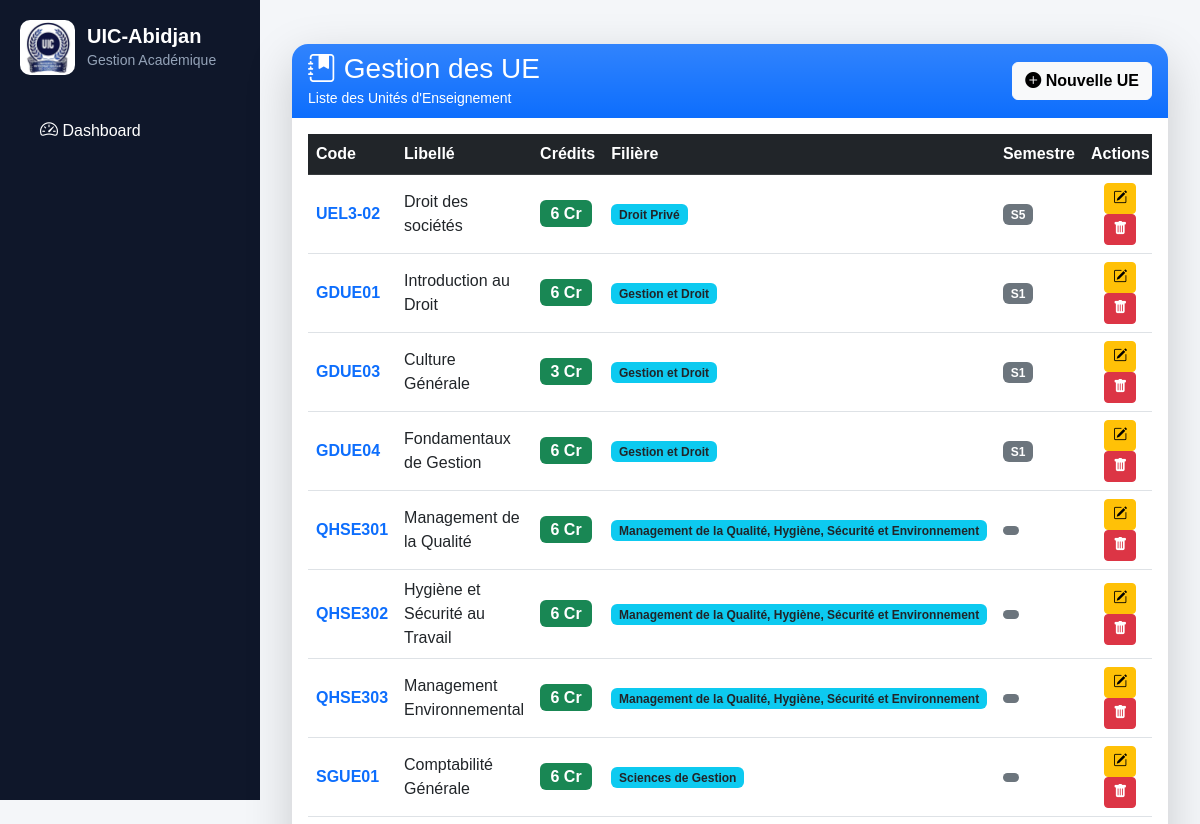
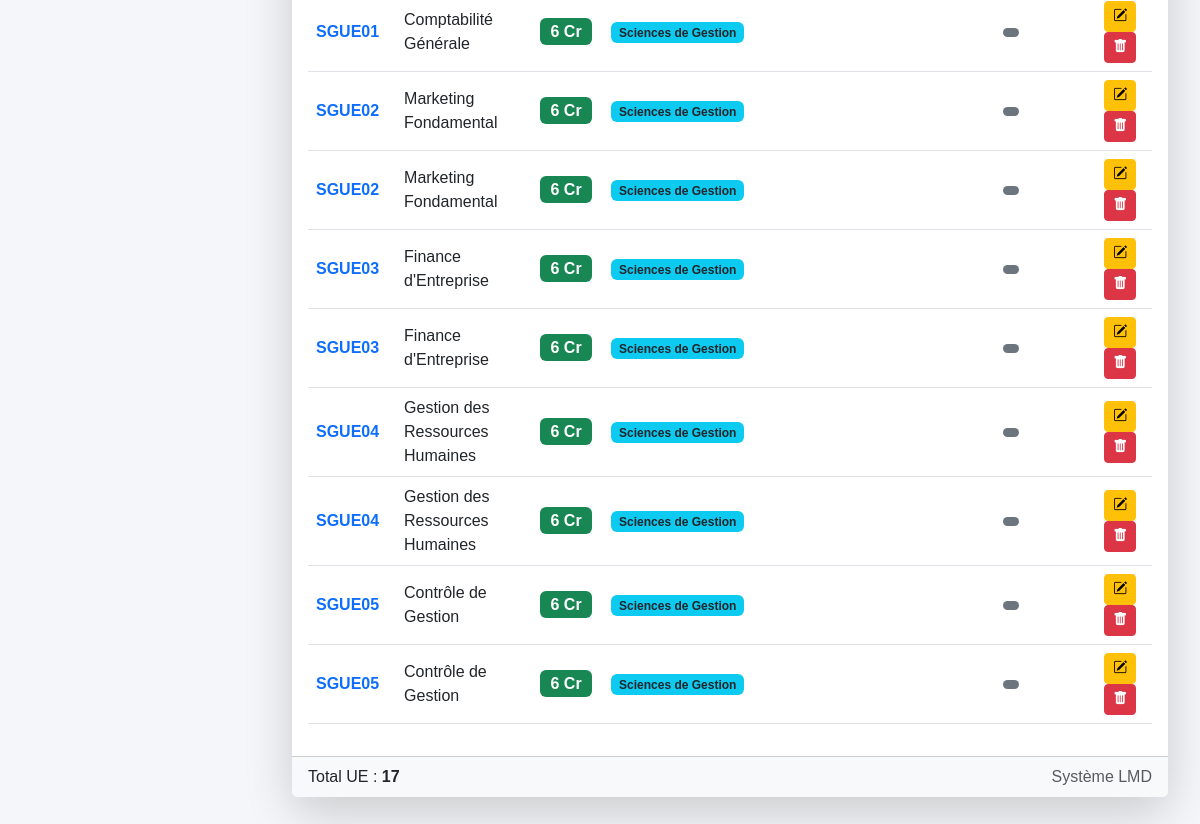
Before: /lmd/ue/ with the older database file (2 pictures, top to bottom).
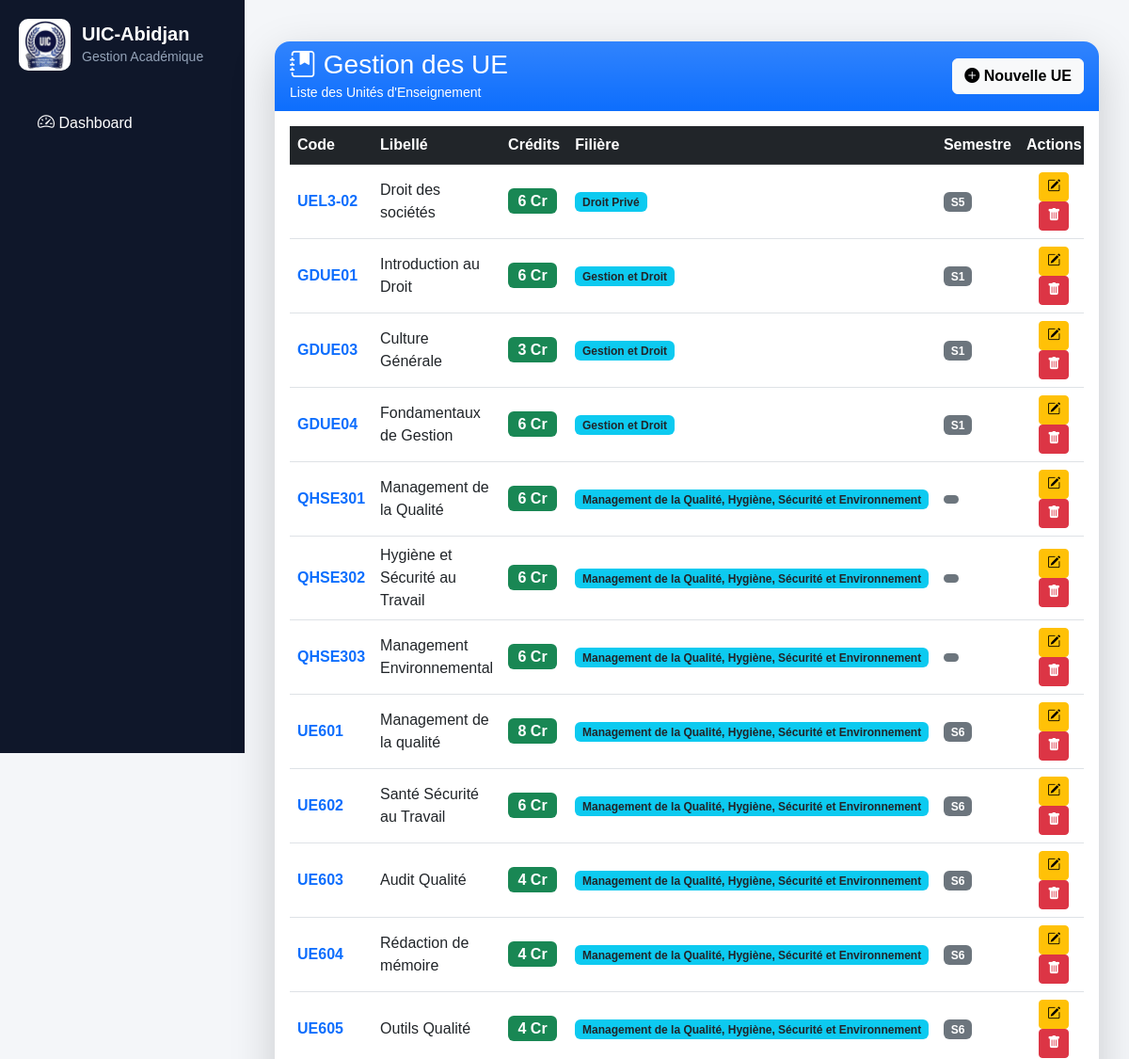
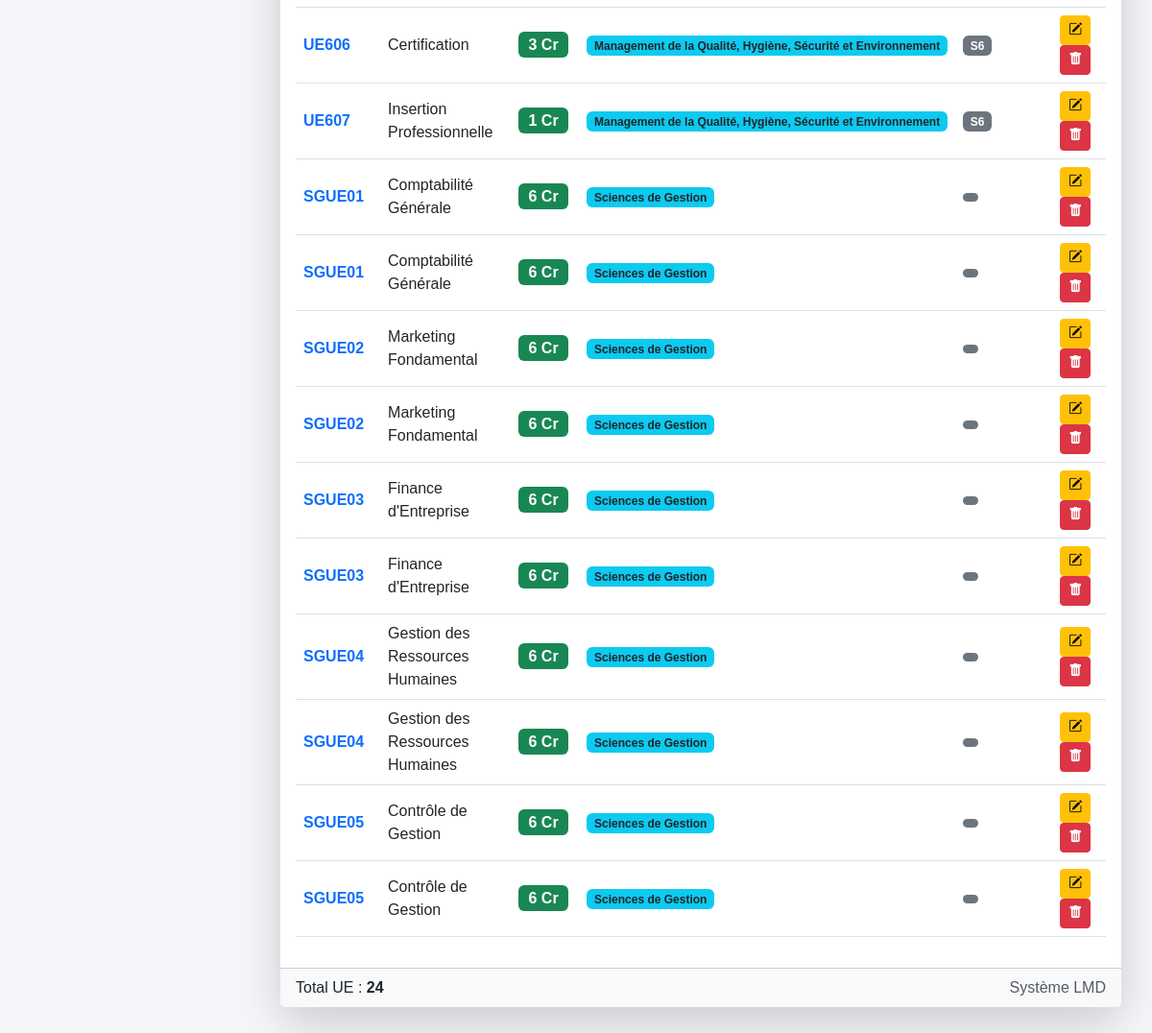
After: the same page with the newer database file (2 pictures, top to bottom).
### lmd/models.py (models this page shows, shortened)
class UE(models.Model):
    code = models.CharField(max_length=20)
    libelle = models.CharField(max_length=200)
    credit = models.IntegerField()
    filiere = models.ForeignKey(
    "FiliereLMD",
    null=True,
    blank=True,
    on_delete=models.PROTECT,
    )
    grande_unite = models.ForeignKey(
    "GrandeUnite",
    on_delete=models.PROTECT,
    related_name="ues",
    null=True,
    blank=True
    )
    semestre = models.CharField(max_length=5)

class FiliereLMD(models.Model):
    NIVEAUX = [
        ("L1-L2", "Licence Fondamentale"),
        ("L3", "Licence Professionnelle"),
        ("M1-M2", "Master"),
    ]
    code = models.CharField(
        max_length=20,
        unique=True
    )
    libelle = models.CharField(
        max_length=100
    )
    niveau_formation = models.CharField(
        max_length=10,
        choices=NIVEAUX,
        default="L1-L2"
    )

### lmd/views.py (the view)
# urls.py: path('ue/', views.ue_list, name='ue_list'),
def ue_list(request):
    ues = UE.objects.select_related(
        "filiere"
    ).order_by(
        "filiere__libelle",
        "semestre",
        "code"
    )
    return render(
        request,
        "lmd/ue/list.html",
        {
            "ues": ues
        }
    )

### lmd/templates/lmd/ue/list.html (shortened to what this page needs)
{% extends "base.html" %}
{% block content %}
<div class="container-fluid py-4">
    <div class="card border-0 shadow-lg rounded-4">
        <div class="card-header border-0 rounded-top-4 bg-primary bg-gradient text-white">
            <div class="d-flex justify-content-between align-items-center">
                <div>
                    <h3 class="mb-0">
                        <i class="bi bi-journal-bookmark-fill"></i>
                        Gestion des UE
                    </h3>
                    <small>Liste des Unités d'Enseignement</small>
                </div>
                <a href="{% url 'ue_add' %}"
                   class="btn btn-light fw-bold">
                    <i class="bi bi-plus-circle-fill"></i>
                    Nouvelle UE
                </a>
            </div>
        </div>
        <div class="card-body">
            <div class="table-responsive">
                <table class="table table-hover align-middle">
                    <thead class="table-dark">
                        <tr>
                            <th>Code</th>
                            <th>Libellé</th>
                            <th>Crédits</th>
                            <th>Filière</th>
                            <th>Semestre</th>
                            <th class="text-center">Actions</th>
                        </tr>
                    </thead>
                    <tbody>
                        {% for ue in ues %}
                        <tr>
                            <td>
                                <span class="fw-bold text-primary">
                                    {{ ue.code }}
                                </span>
                            </td>
                            <td>
                                {{ ue.libelle }}
                            </td>
                            <td>
                                <span class="badge bg-success fs-6">
                                    {{ ue.credit }} Cr
                                </span>
                            </td>
                            <td>
                                <span class="badge bg-info text-dark">
                                    {{ ue.filiere.libelle }}
                                </span>
                            </td>
                            <td>
                                <span class="badge bg-secondary">
                                    {{ ue.semestre }}
                                </span>
                            </td>
                            <td class="text-center">
                                <a href="{% url 'ue_edit' ue.id %}"
                                   class="btn btn-warning btn-sm">
                                    <i class="bi bi-pencil-square"></i>
                                </a>
                                <a href="{% url 'ue_delete' ue.id %}"
                                   class="btn btn-danger btn-sm">
                                    <i class="bi bi-trash-fill"></i>
                                </a>
                            </td>
                        </tr>
                        {% endfor %}
                    </tbody>
                </table>
            </div>
        </div>
        <div class="card-footer bg-light">
            <div class="d-flex justify-content-between">
                <span>
                    Total UE :
                    <strong>{{ ues|length }}</strong>
                </span>
                <span class="text-muted">
                    Système LMD
                </span>
            </div>
        </div>
    </div>
</div>
{% endblock %}

### core/templates/base.html (shortened to what this page needs)
<!DOCTYPE html>
<html lang="fr">
<head>
    <link href="https://cdn.jsdelivr.net/npm/bootstrap@5.3.0/dist/css/bootstrap.min.css" rel="stylesheet">
    <link rel="stylesheet" href="https://cdn.jsdelivr.net/npm/bootstrap-icons@1.11.3/font/bootstrap-icons.min.css">
    <link href="https://cdn.jsdelivr.net/npm/bootstrap-icons@1.11.3/font/bootstrap-icons.css" rel="stylesheet">
</head>
<body>
    {% include "sidebar.html" %}
    <div class="main-content">
        {% block content %}
        {% endblock %}
    </div>
</body>
</html>

### core/templates/sidebar.html (shortened to what this page needs)
{% load static %}
<div class="sidebar">
    <div class="sidebar-brand">
        <img src="{% static 'logo.jpeg' %}" class="logo-sidebar" alt="UIC">
        <div>
            <h5>UIC-Abidjan</h5>
            <small>Gestion Académique</small>
        </div>
    </div>
    <a href="{% url 'dashboard' %}" class="menu-link">
        <i class="bi bi-speedometer2"></i>
        Dashboard
    </a>
</div>

### core/templates/base.html (style rules this page uses)
body { margin: 0; font-family: Arial, sans-serif; background: #f4f6f9; }
.sidebar { width: 260px; height: 100vh; position: fixed; top: 0; left: 0; background: #1e293b; color: white; overflow-y: auto; }
.sidebar a { display: block; padding: 12px 20px; color: white; text-decoration: none; transition: 0.3s; }
.main-content { margin-left: 260px; padding: 20px; }
.sidebar { width: 260px; min-height: 100vh; background: #0f172a; color: white; padding: 20px; }
.sidebar-brand { display: flex; align-items: center; gap: 12px; margin-bottom: 30px; }
.logo-sidebar { width: 55px; height: 55px; object-fit: contain; border-radius: 10px; }
.sidebar-brand h5 { margin: 0; font-weight: bold; }
.sidebar-brand small { color: #94a3b8; }
.menu-link { display: flex; align-items: center; gap: 12px; padding: 12px 15px; color: #cbd5e1; text-decoration: none; border-radius: 10px; margin-bottom: 5px; transition: .3s; }
.menu-link i { font-size: 18px; }

Changed rows visible on the page:
added UE: code "UE601", libelle "Management de la qualité", credit "8", filiere.libelle "Management de la Qualité, Hygiène, Sécurité et Environnement", semestre "S6"
added UE: code "UE602", libelle "Santé Sécurité au Travail", credit "6", filiere.libelle "Management de la Qualité, Hygiène, Sécurité et Environnement", semestre "S6"
added UE: code "UE603", libelle "Audit Qualité", credit "4", filiere.libelle "Management de la Qualité, Hygiène, Sécurité et Environnement", semestre "S6"
added UE: code "UE604", libelle "Rédaction de mémoire", credit "4", filiere.libelle "Management de la Qualité, Hygiène, Sécurité et Environnement", semestre "S6"
added UE: code "UE605", libelle "Outils Qualité", credit "4", filiere.libelle "Management de la Qualité, Hygiène, Sécurité et Environnement", semestre "S6"
added UE: code "UE606", libelle "Certification", credit "3", filiere.libelle "Management de la Qualité, Hygiène, Sécurité et Environnement", semestre "S6"
added UE: code "UE607", libelle "Insertion Professionnelle", credit "1", filiere.libelle "Management de la Qualité, Hygiène, Sécurité et Environnement", semestre "S6"
Other visible differences:
{{ ues|length }}: "17" → "24"
